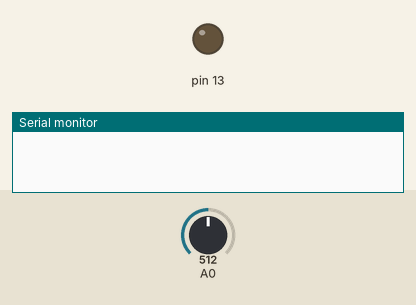
Simulated run of this sketch. Board: Arduino Uno, built with avr-gcc and run on an emulated ATmega328P. Shown: output pins drawn as LEDs (lit = HIGH), the last lines printed to the serial monitor. The test bench sets the inputs (shaded band); at power-on: A0 = 512.

Above: at 1.2 s.
1.3 s: A0 set to 213
2.8 s: A0 set to 204
At 2.95 s:
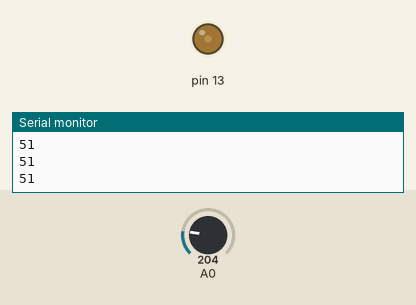
5.8 s: A0 set to 40
7.3 s: A0 set to 60
At 7.8 s:
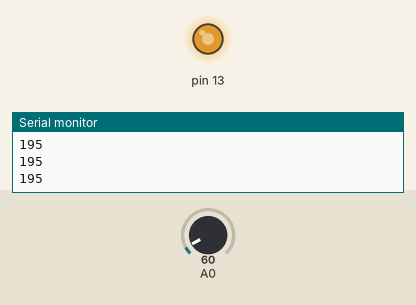
Timing chart, 0 to 9.8 s (numbered marks = the images above; inputs shaded):
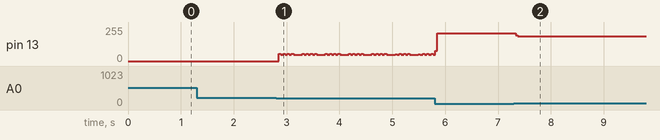

The sketch:

PWM__________.ino
```cpp
void setup() {
  Serial.begin(9600);
  pinMode(A0, INPUT);
  pinMode(13, OUTPUT);
}

int a;
int toggle;

void loop() {
  int a = 255 - analogRead(A0);
  if (a > 50) {
    digitalWrite(13, HIGH);
    Serial.println(a);
    for (int i = 0; i < 256; i++) {
      if (i > a)
        digitalWrite(13, LOW);
      delayMicroseconds(20);
    }
  }
}
```

Measured:
- the behaviour switches between 205 and 204 on A0 (found by bisection; images 0 and 1)
- after the input at 1.3 s, every drawn part: stays the same
- after the input at 7.3 s, pin 13: 207/255 → 186/255 at once
